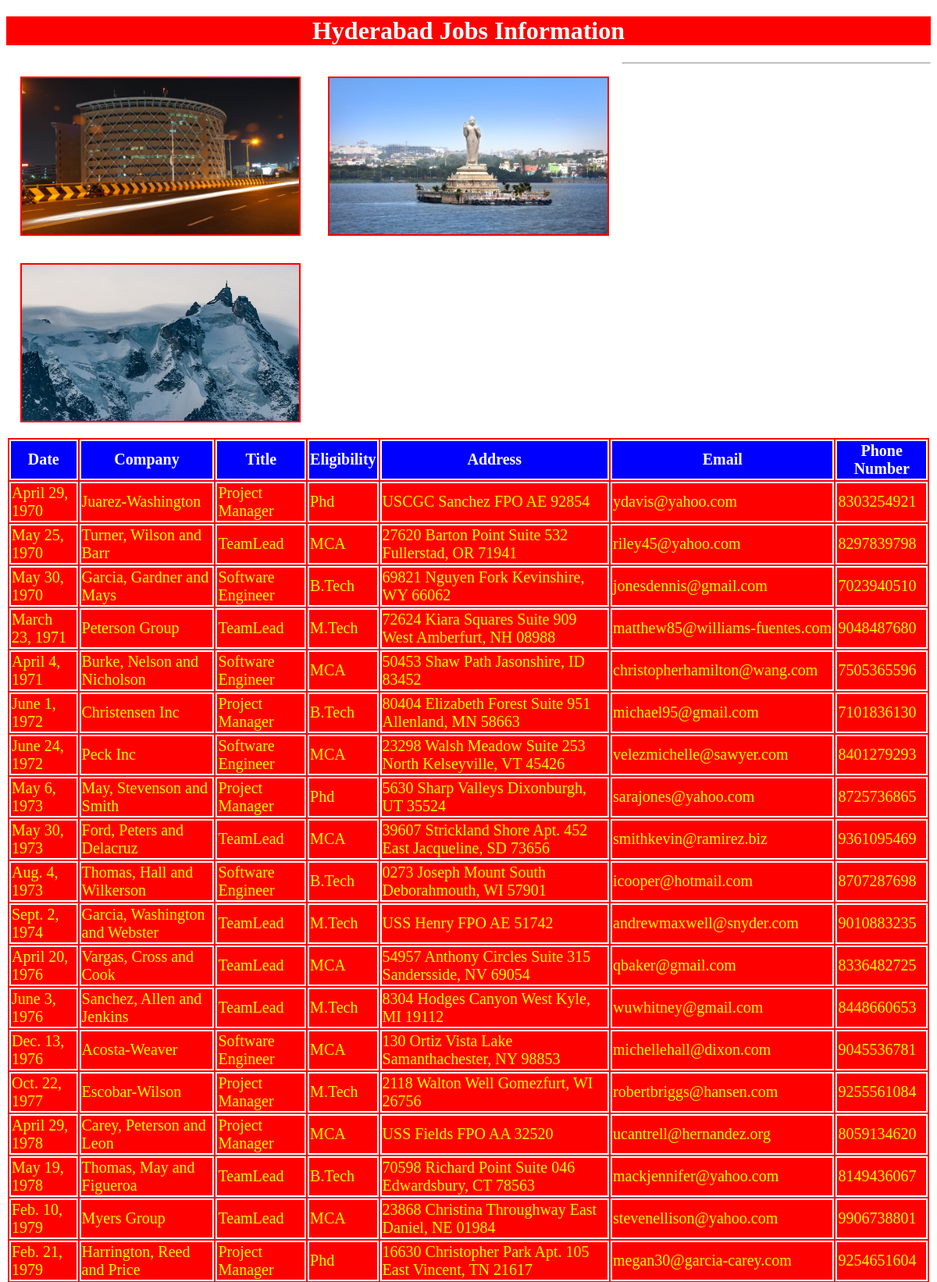
Screenshot of /hydjobs/ (upper part) with the database file from the repository.
### testapp/models.py (models this page shows)
class hydjobs(models.Model):
    date=models.DateField();
    company=models.CharField(max_length=100)
    title=models.CharField(max_length=100)
    eligibility=models.CharField(max_length=100)
    address=models.CharField(max_length=100)
    email=models.EmailField()
    phonenumber=models.IntegerField()

### testapp/views.py (the view)
# urls.py: url(r'^hydjobs/', views.hydjobs1),
def hydjobs1(request):
    jobs_list=hydjobs.objects.order_by('date')
    my_dict={'jobs_list':jobs_list}
    return render(request,'testapp/hydjobs.html',context=my_dict)

### templates/testapp/hydjobs.html (shortened to what this page needs)
<!DOCTYPE html>
{%load static %}
<html lang="en" dir="ltr">
  <head>
    <link rel="stylesheet" href="{% static "css/demo.css" %}">
  </head>
  <body>
    <h1>Hyderabad Jobs Information</h1>
      <img src="{%static "images/hyd2.jpg"%}" alt="">
      <img src="{%static "images/hyd1.jpg"%}" alt="">
      <img src="{%static "images/hyd3.jpg"%}" alt="">
      <hr>
      {% if jobs_list %}
      <table id='tab'>
        <thead>
          <th>Date</th>
          <th>Company</th>
          <th>Title</th>
          <th>Eligibility</th>
          <th>Address</th>
          <th>Email</th>
          <th>Phone Number</th>
        </thead>
        {%for job in jobs_list %}
        <tr>
          <td>{{job.date}}</td>
          <td>{{job.company}}</td>
          <td>{{job.title}}</td>
          <td>{{job.eligibility}}</td>
          <td>{{job.address}}</td>
          <td>{{job.email}}</td>
          <td>{{job.phonenumber}}</td>
        </tr>
        {% endfor %}
      </table>
      {%else %}
      <p>No Jobs Found in Hyderabad</p>
    {% endif %}
  </body>
</html>

### static/css/demo.css (style rules this page uses)
body { background: url(https://images.pexels.com/photos/1114226/pexels-photo-1114226.jpeg?auto=compress&cs=tinysrgb&dpr=2&h=750&w=1260); background-repeat: no-repeat; }
img { height: 200px; width:30%; float:left; margin:1.5%; border:2px solid red; }
h1 { color:white; text-align: center; background:red; }
table,thead,th,tr,td { color:yellow; border:2px solid white; font-size: 20px; margin:auto; background:red; }
thead,th { color:white; border:2px solid white; font-size: 20px; margin:auto; background:blue; }
table tr:nth-of-type(even) { background: #f4c24; }

### rows the page displays
hydjobs: date "April 29, 1970", company "Juarez-Washington", title "Project Manager", eligibility "Phd", address "USCGC Sanchez FPO AE 92854", email "ydavis@yahoo.com", phonenumber "8303254921"
hydjobs: date "May 25, 1970", company "Turner, Wilson and Barr", title "TeamLead", eligibility "MCA", address "27620 Barton Point Suite 532 Fullerstad, OR 71941", email "riley45@yahoo.com", phonenumber "8297839798"
hydjobs: date "May 30, 1970", company "Garcia, Gardner and Mays", title "Software Engineer", eligibility "B.Tech", address "69821 Nguyen Fork Kevinshire, WY 66062", email "jonesdennis@gmail.com", phonenumber "7023940510"
hydjobs: date "March 23, 1971", company "Peterson Group", title "TeamLead", eligibility "M.Tech", address "72624 Kiara Squares Suite 909 West Amberfurt, NH 08988", email "matthew85@williams-fuentes.com", phonenumber "9048487680"
hydjobs: date "April 4, 1971", company "Burke, Nelson and Nicholson", title "Software Engineer", eligibility "MCA", address "50453 Shaw Path Jasonshire, ID 83452", email "christopherhamilton@wang.com", phonenumber "7505365596"
hydjobs: date "June 1, 1972", company "Christensen Inc", title "Project Manager", eligibility "B.Tech", address "80404 Elizabeth Forest Suite 951 Allenland, MN 58663", email "michael95@gmail.com", phonenumber "7101836130"
hydjobs: date "June 24, 1972", company "Peck Inc", title "Software Engineer", eligibility "MCA", address "23298 Walsh Meadow Suite 253 North Kelseyville, VT 45426", email "velezmichelle@sawyer.com", phonenumber "8401279293"
hydjobs: date "May 6, 1973", company "May, Stevenson and Smith", title "Project Manager", eligibility "Phd", address "5630 Sharp Valleys Dixonburgh, UT 35524", email "sarajones@yahoo.com", phonenumber "8725736865"
hydjobs: date "May 30, 1973", company "Ford, Peters and Delacruz", title "TeamLead", eligibility "MCA", address "39607 Strickland Shore Apt. 452 East Jacqueline, SD 73656", email "smithkevin@ramirez.biz", phonenumber "9361095469"
hydjobs: date "Aug. 4, 1973", company "Thomas, Hall and Wilkerson", title "Software Engineer", eligibility "B.Tech", address "0273 Joseph Mount South Deborahmouth, WI 57901", email "icooper@hotmail.com", phonenumber "8707287698"
hydjobs: date "Sept. 2, 1974", company "Garcia, Washington and Webster", title "TeamLead", eligibility "M.Tech", address "USS Henry FPO AE 51742", email "andrewmaxwell@snyder.com", phonenumber "9010883235"
hydjobs: date "April 20, 1976", company "Vargas, Cross and Cook", title "TeamLead", eligibility "MCA", address "54957 Anthony Circles Suite 315 Sandersside, NV 69054", email "qbaker@gmail.com", phonenumber "8336482725"
hydjobs: date "June 3, 1976", company "Sanchez, Allen and Jenkins", title "TeamLead", eligibility "M.Tech", address "8304 Hodges Canyon West Kyle, MI 19112", email "wuwhitney@gmail.com", phonenumber "8448660653"
hydjobs: date "Dec. 13, 1976", company "Acosta-Weaver", title "Software Engineer", eligibility "MCA", address "130 Ortiz Vista Lake Samanthachester, NY 98853", email "michellehall@dixon.com", phonenumber "9045536781"
hydjobs: date "Oct. 22, 1977", company "Escobar-Wilson", title "Project Manager", eligibility "M.Tech", address "2118 Walton Well Gomezfurt, WI 26756", email "robertbriggs@hansen.com", phonenumber "9255561084"
hydjobs: date "April 29, 1978", company "Carey, Peterson and Leon", title "Project Manager", eligibility "MCA", address "USS Fields FPO AA 32520", email "ucantrell@hernandez.org", phonenumber "8059134620"
hydjobs: date "May 19, 1978", company "Thomas, May and Figueroa", title "TeamLead", eligibility "B.Tech", address "70598 Richard Point Suite 046 Edwardsbury, CT 78563", email "mackjennifer@yahoo.com", phonenumber "8149436067"
hydjobs: date "Feb. 10, 1979", company "Myers Group", title "TeamLead", eligibility "MCA", address "23868 Christina Throughway East Daniel, NE 01984", email "stevenellison@yahoo.com", phonenumber "9906738801"
hydjobs: date "Feb. 21, 1979", company "Harrington, Reed and Price", title "Project Manager", eligibility "Phd", address "16630 Christopher Park Apt. 105 East Vincent, TN 21617", email "megan30@garcia-carey.com", phonenumber "9254651604"
